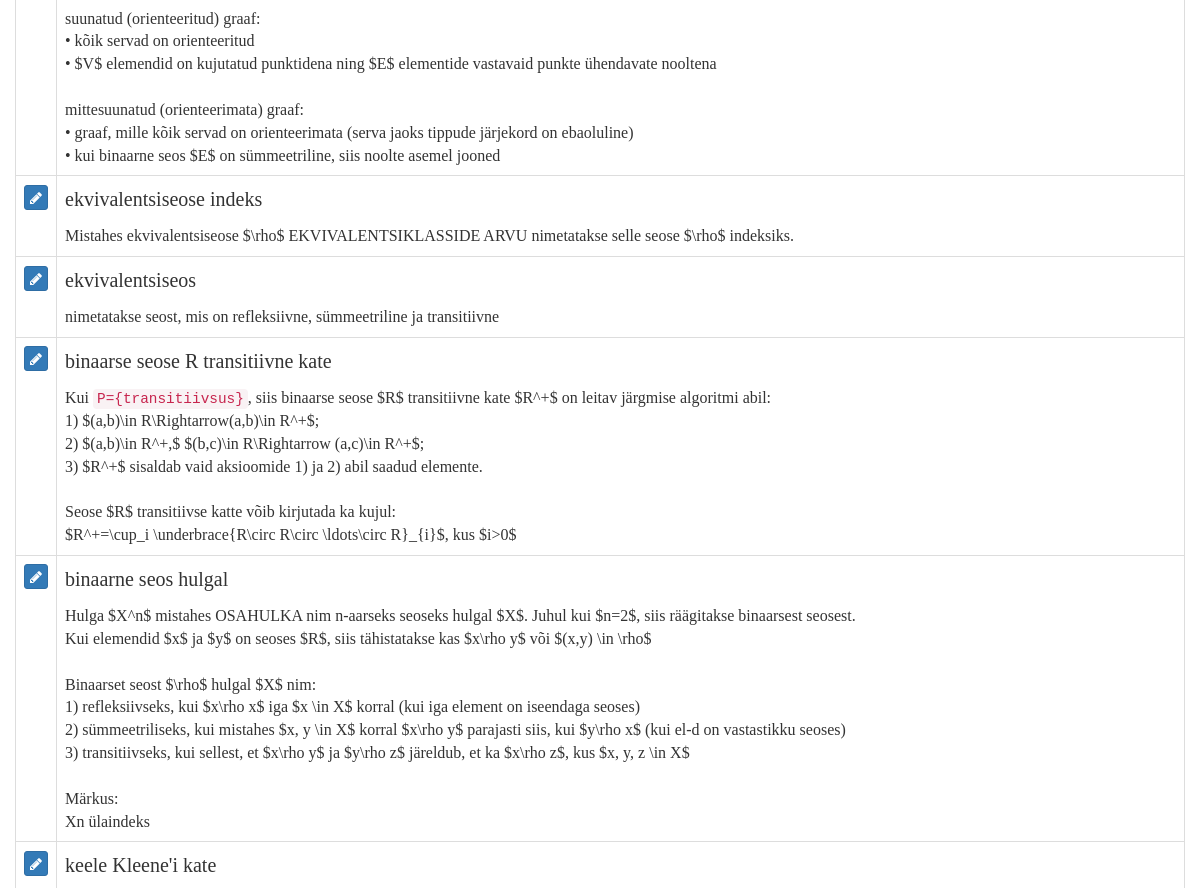
/filter_cards/general (signed in, middle part), run on an earlier commit of the app's database.
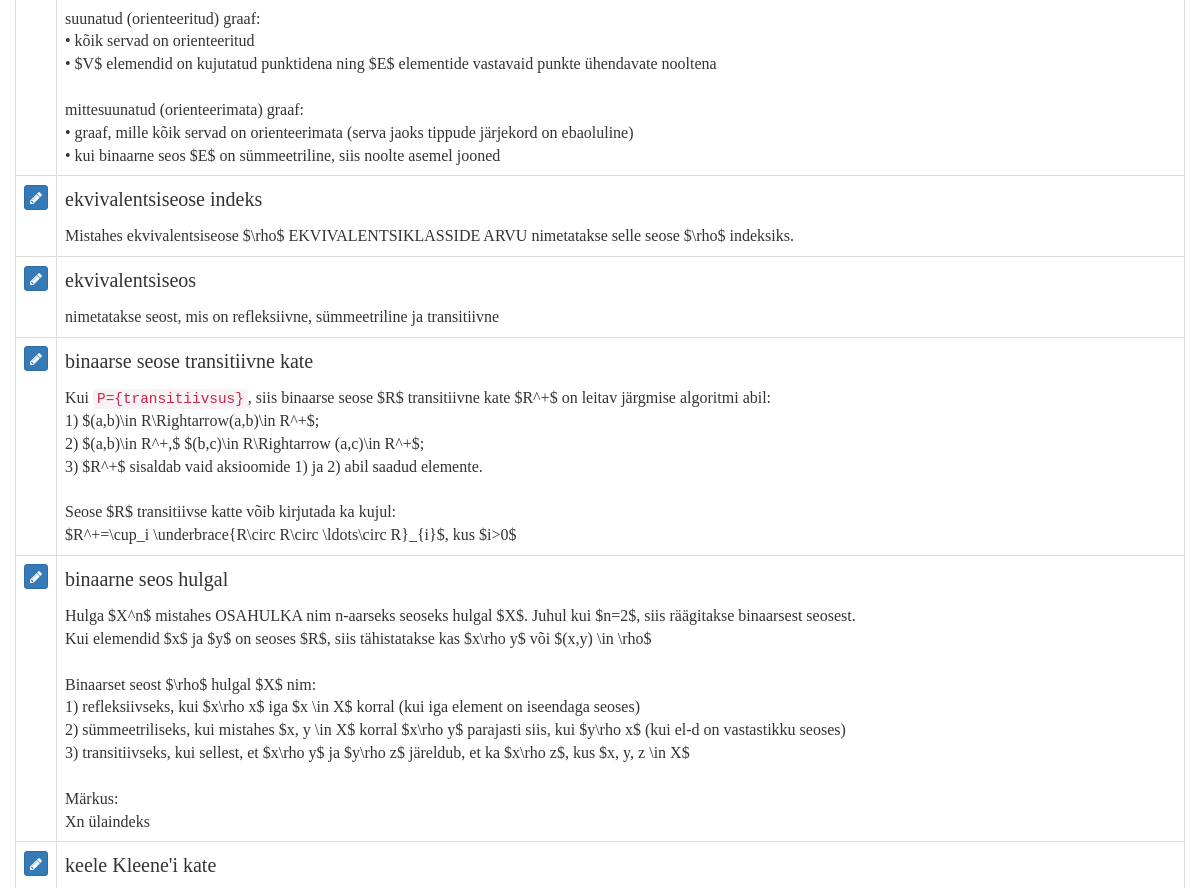
And on a later commit of the database.
### tables this page shows
CREATE TABLE cards (
  id integer primary key autoincrement,
  type tinyint not null, /* 1 for vocab, 2 for code */
  front text not null,
  back text not null,
  known boolean default 0
);

### flash_cards.py (the view)
@app.route('/filter_cards/<filter_name>')
def filter_cards(filter_name):
    if not session.get('logged_in'):
        return redirect(url_for('login'))
    filters = {
        "all": "where 1 = 1",
        "general": "where type = 1",
        "code": "where type = 2",
        "known": "where known = 1",
        "unknown": "where known = 0",
    }
    query = filters.get(filter_name)
    if not query:
        return redirect(url_for('cards'))
    db = get_db()
    fullquery = "SELECT id, type, front, back, known FROM cards " + query + " ORDER BY id DESC"
    cur = db.execute(fullquery)
    cards = cur.fetchall()
    return render_template('cards.html', cards=cards, filter_name=filter_name)

### flash_cards.py (called while the page is built)
def connect_db():
    rv = sqlite3.connect(app.config['DATABASE'])
    rv.row_factory = sqlite3.Row
    return rv

def get_db():
    if not hasattr(g, 'sqlite_db'):
        g.sqlite_db = connect_db()
    return g.sqlite_db

### templates/cards.html (shortened to what this page needs)
{% extends "layout.html" %}
{% block body %}
    <br/>
    <br/>
    <table class="table table-bordered">
        {% for card in cards %}
            <tr>
                <td>
                    <a href="{{ url_for('edit', card_id=card.id) }}" class="btn btn-xs btn-primary"><i
                            class="fa fa-pencil" aria-hidden="true"></i></a>
                </td>
                <td class="cardContent">
                    <h4>
                        {% if card.type == 1 %}
                            {{ card.front }}
                        {% else %}
                            Teoreem:&nbsp;{{ card.front }}
                        {% endif %}
                    </h4>
                    {{ card.back|replace("\n", "<br />")|safe }}
                </td>
            </tr>
        {% else %}
            <tr>
                <td>
                    <em>No cards to show.</em>
                </td>
            </tr>
        {% endfor %}
    </table>
{% endblock %}

### templates/layout.html (shortened to what this page needs)
<!doctype html>
<html>
<head>
    <link href="https://maxcdn.bootstrapcdn.com/font-awesome/4.7.0/css/font-awesome.min.css" rel="stylesheet"
>
    <link rel=stylesheet type=text/css href="{{ url_for('static', filename='bootstrap.min.css') }}"/>
    <link rel=stylesheet type=text/css href="{{ url_for('static', filename='style.css') }}"/>
</head>
<body>
<div class="container">
    <div class="row">
        {% block body %}{% endblock %}
    </div>
</div>
</body>
</html>

### static/style.css (style rules this page uses)
.cardContent h4 { margin-top: 0; }

What changed in the data, as far as the page shows it:
changed cards: front "binaarse seose R transitiivne kate" → "binaarse seose transitiivne kate"
